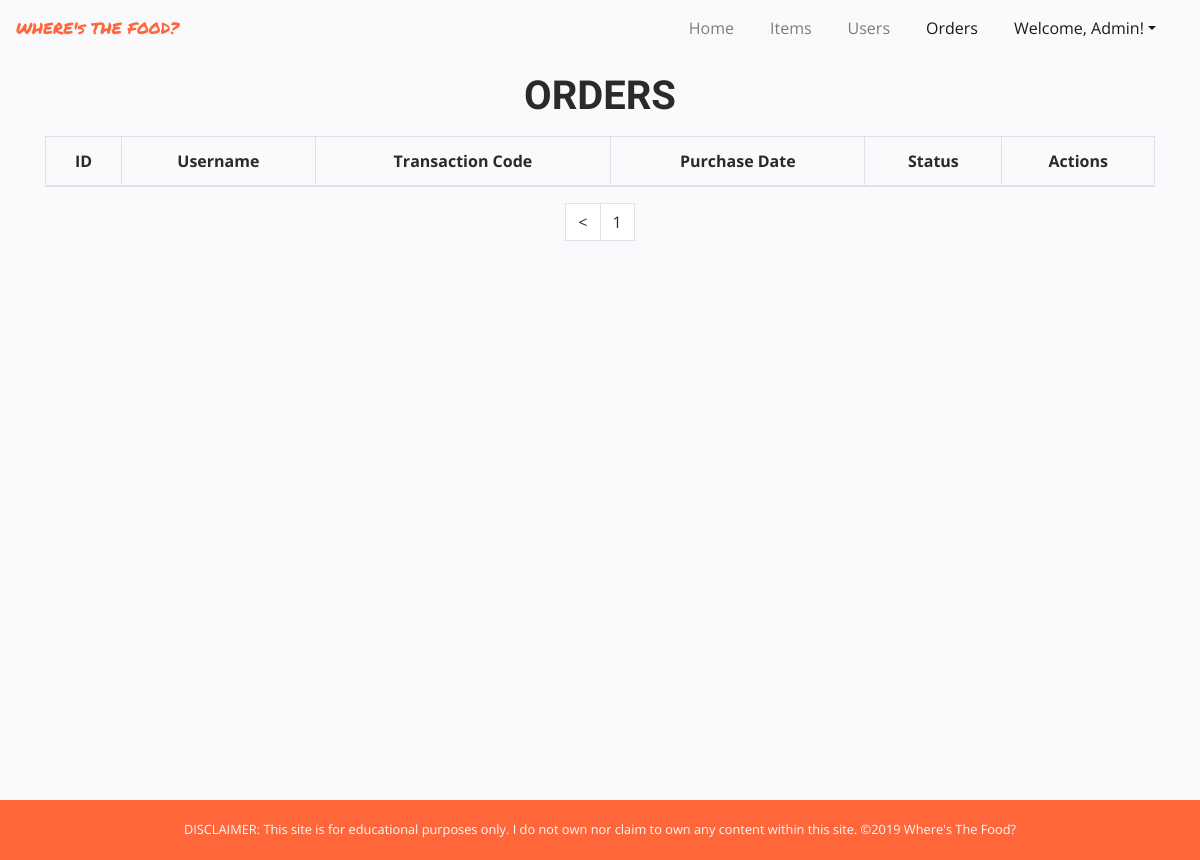
/app/views/orders.php?page=2 (signed in), run on an earlier commit of the app's database.
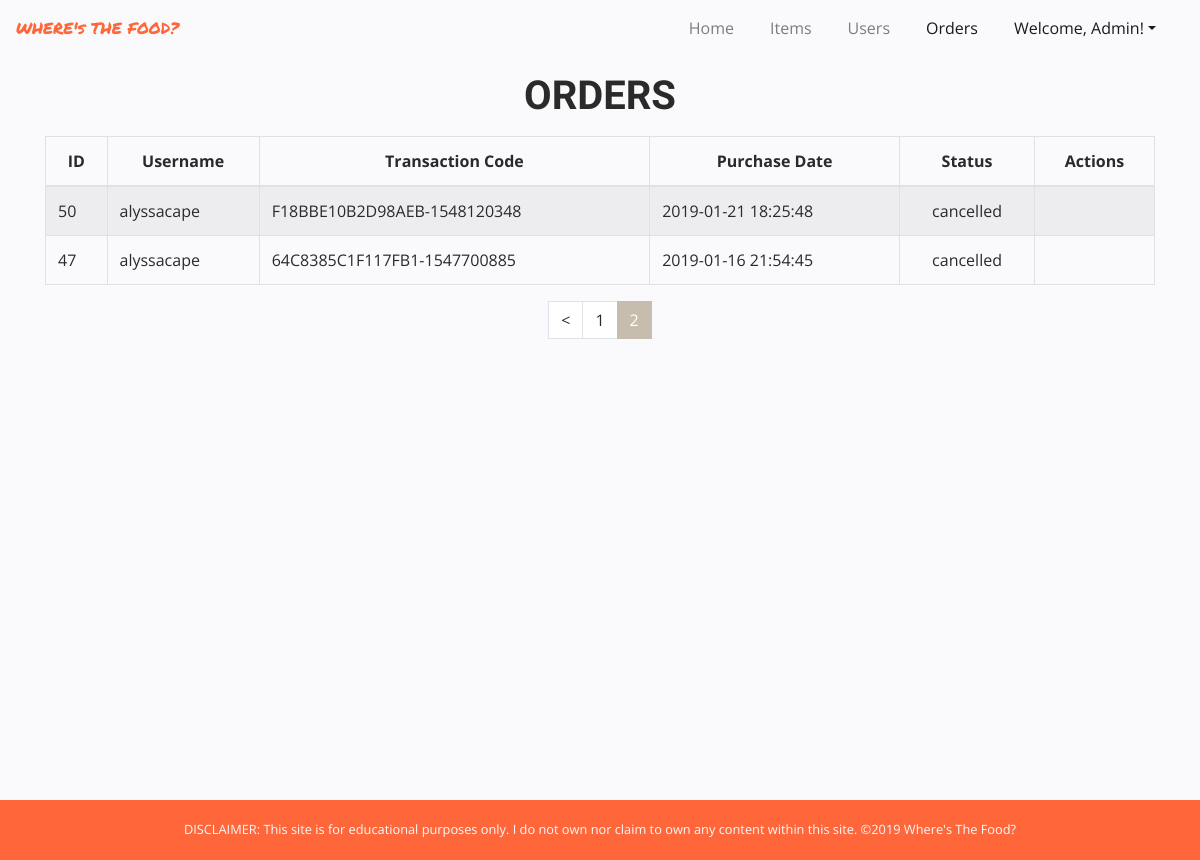
And on a later commit of the database.
### tables this page shows
CREATE TABLE `orders` (
  `id` int(11) NOT NULL,
  `user_id` int(11) NOT NULL,
  `transaction_code` varchar(255) NOT NULL,
  `purchase_date` timestamp NOT NULL DEFAULT CURRENT_TIMESTAMP,
  `status_id` int(11) NOT NULL,
  `payment_mode_id` int(11) NOT NULL
);

CREATE TABLE `users` (
  `id` int(11) NOT NULL,
  `firstname` varchar(255) NOT NULL,
  `lastname` varchar(255) NOT NULL,
  `username` varchar(255) NOT NULL,
  `password` varchar(255) NOT NULL,
  `email` varchar(255) NOT NULL,
  `address` varchar(255) NOT NULL,
  `role_id` int(11) NOT NULL
);

CREATE TABLE `statuses` (
  `id` int(11) NOT NULL,
  `name` varchar(255) NOT NULL
);

### app/views/orders.php (the view, shortened to what this page needs)
<?php
	require_once("../partials/template.php");
?>
<?php function get_page_content() { ?>
<?php global $conn; ?>
	<?php if(isset($_SESSION["user"]) && $_SESSION["user"]["role_id"] == 1): ?>
	<div class="container">
		<div class="row">
			<div class="col-12">
				<h1 class="my-3 text-center">ORDERS</h1>
			</div>
			<div class="col-12">
				<div class="table-responsive">
					<table class="table table-striped table-bordered">
						<thead>
							<tr class="text-center">
								<th>ID</th>
								<th>Username</th>
								<th>Transaction Code</th>
								<th>Purchase Date</th>
								<th>Status</th>
								<th colspan="2">Actions</th>
							</tr>
						</thead>
						<tbody>
							<?php
								$result_per_page = 10;
								$result_offset = isset($_GET["page"]) ? " OFFSET ". ($_GET["page"] - 1) * $result_per_page : "";
								$for_pages_add_query = " LIMIT $result_per_page " . $result_offset;
								$order_query = "SELECT u.username AS username, o.id AS id, o.transaction_code AS transaction_code, o.status_id AS status_id, s.name AS status, o.purchase_date AS purchase_date FROM orders o JOIN statuses s ON o.status_id=s.id JOIN users u ON o.user_id=u.id ORDER BY status_id, purchase_date DESC" . $for_pages_add_query;
								$orders = mysqli_query($conn, $order_query);
								foreach($orders as $order) {
									extract($order);
							?>
								<tr>
									<td><?php echo $id ?></td>
									<td><?php echo $username ?></td>
									<td><?php echo $transaction_code ?></td>
									<td><?php echo $purchase_date ?></td>
									<td class="text-center"><?php echo $status ?></td>
									<td class="text-center" colspan="2">
									</td>
								</tr>
						<?php } ?>
						</tbody>
					</table>
					<div class="col-12">
									<ul class="pagination justify-content-center">
										<?php
											$page_sql = "SELECT * FROM orders";
											$page_query = mysqli_query($conn, $page_sql);
											$page_rows = mysqli_num_rows($page_query);
											$ceil = ceil(($page_rows/$result_per_page));
										?>
										<li class="page-item">
										 	<?php $prevPage= $_GET["page"] - 1 ?>
										 	<?php if($prevPage > 0): ?>
										 		<a href="?page=<?php echo $prevPage ?>" class="page-link"><</a>
										 	<?php endif; ?>
										 </li>
										<?php
											for($i = 1; $i <= $ceil; $i++) {
												if(isset($_GET["page"])) {
													$active = $_GET["page"] == $i ? "active" : "";
													echo '<li class="page-item '.$active.'">
													<a class="page-link" href="?page='.$i.'">'.$i.'</a>
												 	</li>';
												} else {
													echo '<li class="page-item">
													<a class="page-link" href="?page='.$i.'">'.$i.'</a>
												 	</li>';
												}
											}
										 ?>
									</ul>
							</div>
				</div>
			</div>
		</div>
	</div>
	<?php else:
		header("Location: ./error.php");
	endif;?>
<?php } ?>

What changed in the data, as far as the page shows it:
added orders: id "50", user.username "alyssacape", transaction_code "F18BBE10B2D98AEB-1548120348", purchase_date "2019-01-21 18:25:48", status.name "cancelled"
now on this page (row unchanged): orders: id "47", user.username "alyssacape", transaction_code "64C8385C1F117FB1-1547700885", purchase_date "2019-01-16 21:54:45", status.name "cancelled"
Also different on the page:
new list line: "2"
